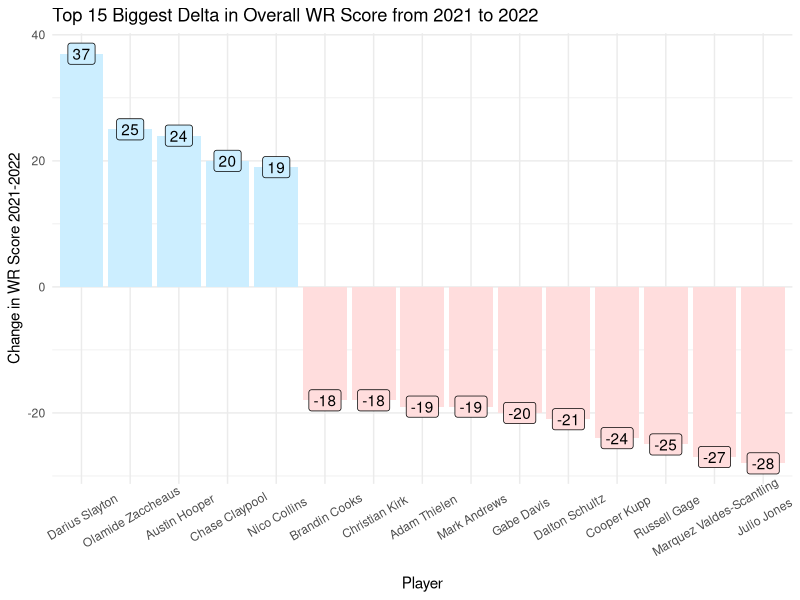
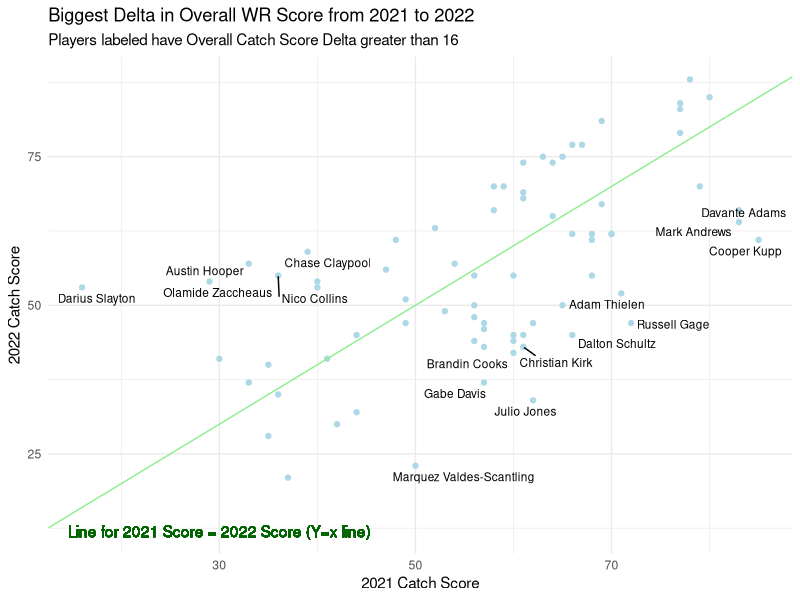
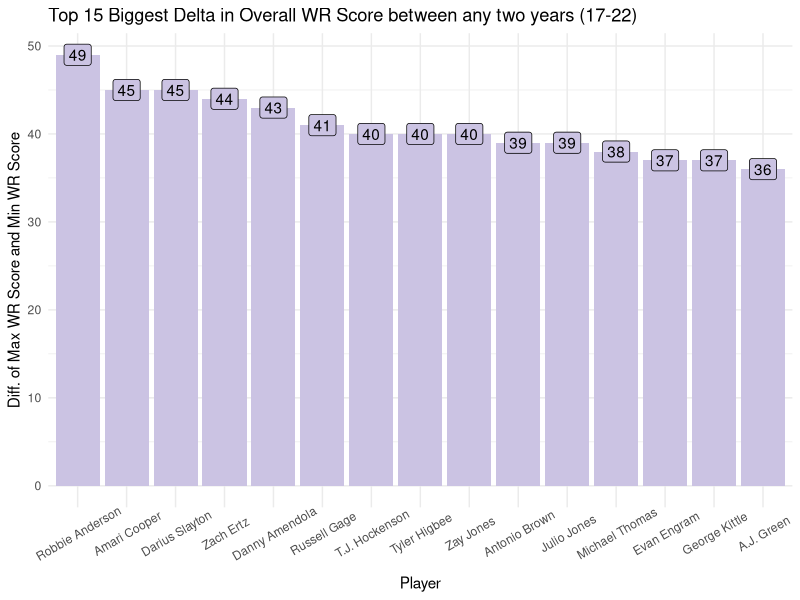
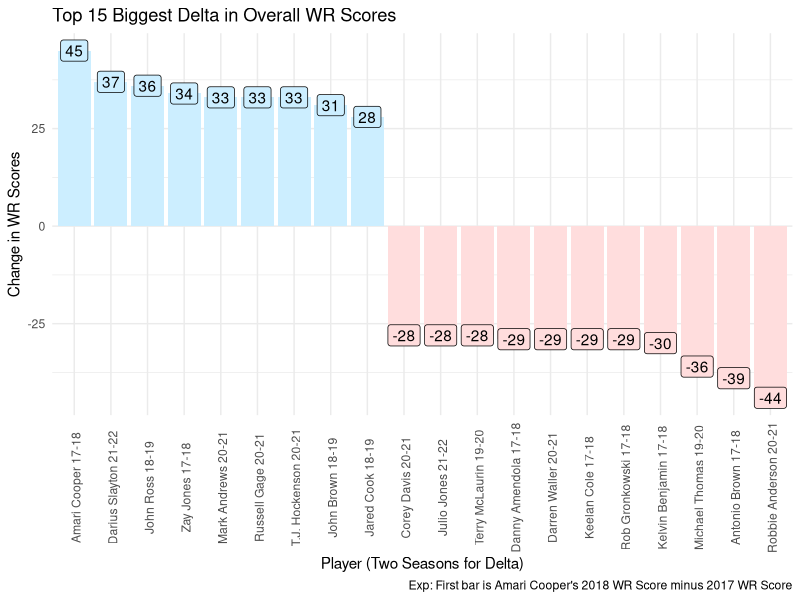
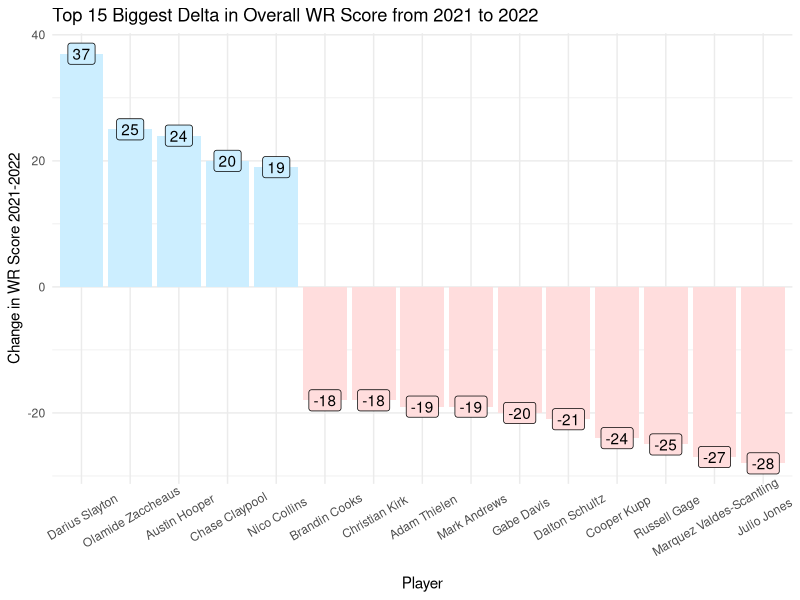
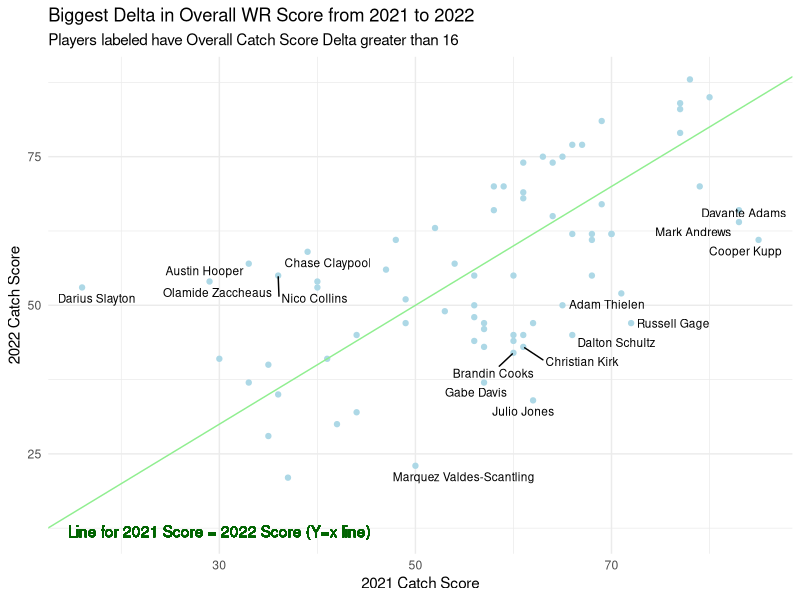
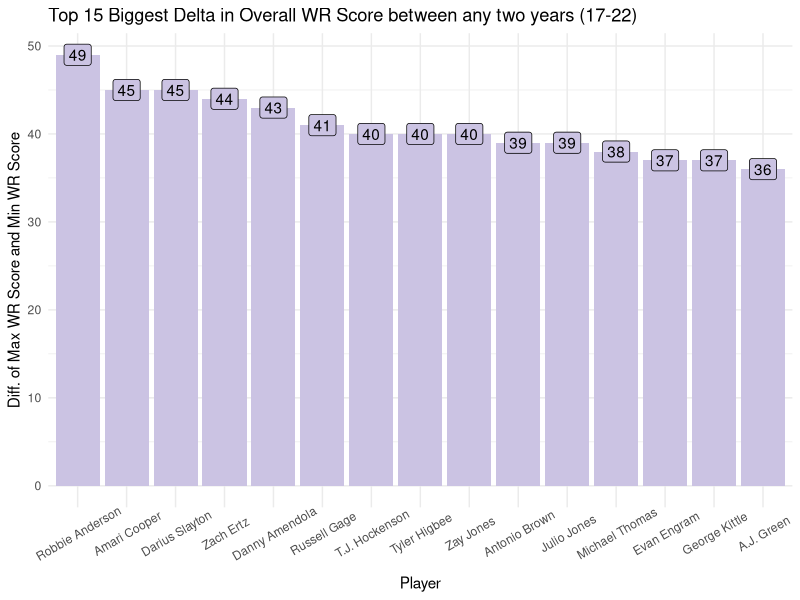
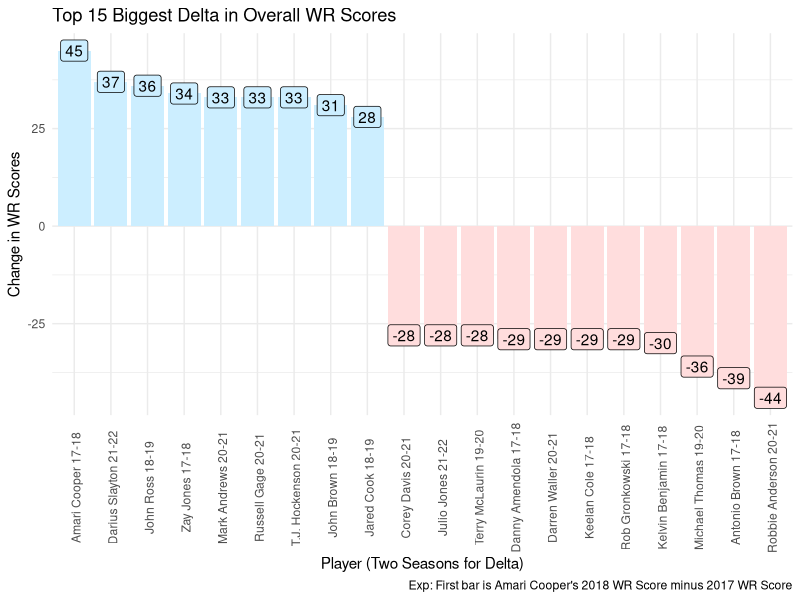

Source code (R) for these figures, in order:
## ---- chunk 1
library(dplyr)
library(tidyr)
library(ggplot2)
library(reshape2) 

## ---- chunk 2
data = read.csv("../Data/WR_Advanced_Stats - PivotData_Clean.csv")
head(data)
## ---- chunk 3
wrscore_21_22 = data %>%
  select(Player, X2021_Overall, X2022_Overall) %>%
  mutate(overall_delta = X2022_Overall - X2021_Overall) %>%
  mutate(overall_delta_abs = abs(overall_delta)) %>%
  na.exclude() %>%
  arrange(desc(overall_delta_abs))
  
  
wrscore_21_22 %>%
  head(15) %>%
  mutate(color = ifelse(overall_delta < 0, "#FFDDDD","#CCEEFF")) %>%
  ggplot(aes(x = reorder(Player, -overall_delta), y = overall_delta, fill = color, label = overall_delta)) + 
    geom_bar(stat="identity") +
    geom_label() +
    theme_minimal() +
    labs(title = "Top 15 Biggest Delta in Overall WR Score from 2021 to 2022",
         x = "Player", 
         y = "Change in WR Score 2021-2022") + 
    theme(axis.text.x = element_text(angle = 30, vjust = 0.7)) +
    scale_fill_identity(guide = FALSE)

ggsave("../Images/BiggestCatchScoreDelta_2021v2022.png", bg="white")

## ---- chunk 4
library(ggrepel)


wrscore_21_22 %>%
  ggplot(aes(x = X2021_Overall, y = X2022_Overall, label = Player)) + 
    geom_point(color = 'lightblue' ) +
    geom_text_repel(aes(label=ifelse(overall_delta_abs>16,as.character(Player),'')), vjust=0,hjust="inward",size = 3) +
    geom_abline(slope=1, intercept = 0, color = 'lightgreen') +
    geom_text(aes(30, 12, label = "Line for 2021 Score = 2022 Score (Y=x line)"), color = 'darkgreen') +
    theme_minimal() + 
    labs(title = "Biggest Delta in Overall WR Score from 2021 to 2022",
         subtitle = "Players labeled have Overall Catch Score Delta greater than 16",
         x = "2021 Catch Score", 
         y = "2022 Catch Score")

ggsave("../Images/CatchScore_2021v2022.png", bg="white")

## ---- chunk 5
data_overalls = data %>%
  select(Player, X2017_Overall, X2018_Overall, X2019_Overall, X2020_Overall, X2021_Overall, X2022_Overall)

data_overalls$max_overall <- apply(data_overalls[, 2:7], 1, max, na.rm=TRUE)
data_overalls$min_overall <- apply(data_overalls[, 2:7], 1, min, na.rm=TRUE)


wrscore_alldelta = data_overalls %>%
  mutate(overall_delta = max_overall - min_overall) %>%
  mutate(overall_delta_abs = abs(overall_delta)) %>%
  arrange(desc(overall_delta_abs))
  
  
wrscore_alldelta %>%
  head(15) %>%
  mutate(color = ifelse(overall_delta < 0, "#FFDDDD","#CCEEFF")) %>%
  ggplot(aes(x = reorder(Player, -overall_delta), y = overall_delta, fill = '#CBC3E3', label = overall_delta)) + 
    geom_bar(stat="identity") +
    geom_label() +
    theme_minimal() +
    labs(title = "Top 15 Biggest Delta in Overall WR Score between any two years (17-22)",
         x = "Player", 
         y = "Diff. of Max WR Score and Min WR Score") + 
    theme(axis.text.x = element_text(angle = 30, vjust = 0.7)) +
    scale_fill_identity(guide = FALSE)

ggsave("../Images/BiggestCatchScoreDelta_2017_2022.png", bg = 'white')

## ---- chunk 6
wrscore_21_22 = wrscore_21_22 %>%
  rename(Y0_Overall = X2021_Overall,
         Y1_Overall = X2022_Overall) %>%
  mutate(Player = paste(Player, "21-22"))

wrscore_20_21 = data %>%
  select(Player, X2020_Overall, X2021_Overall) %>%
  mutate(overall_delta = X2021_Overall - X2020_Overall) %>%
  mutate(overall_delta_abs = abs(overall_delta)) %>%
  na.exclude() %>%
  rename(Y0_Overall = X2020_Overall,
         Y1_Overall = X2021_Overall) %>%
  mutate(Player = paste(Player, "20-21"))

wrscore_19_20 = data %>%
  select(Player, X2019_Overall, X2020_Overall) %>%
  mutate(overall_delta = X2020_Overall - X2019_Overall) %>%
  mutate(overall_delta_abs = abs(overall_delta)) %>%
  na.exclude() %>%
  rename(Y0_Overall = X2019_Overall,
         Y1_Overall = X2020_Overall) %>%
  mutate(Player = paste(Player, "19-20"))

wrscore_18_19 = data %>%
  select(Player, X2018_Overall, X2019_Overall) %>%
  mutate(overall_delta = X2019_Overall - X2018_Overall) %>%
  mutate(overall_delta_abs = abs(overall_delta)) %>%
  na.exclude() %>%
  rename(Y0_Overall = X2018_Overall,
         Y1_Overall = X2019_Overall) %>%
  mutate(Player = paste(Player, "18-19"))

wrscore_17_18 = data %>%
  select(Player, X2017_Overall, X2018_Overall) %>%
  mutate(overall_delta = X2018_Overall - X2017_Overall) %>%
  mutate(overall_delta_abs = abs(overall_delta)) %>%
  na.exclude() %>%
  rename(Y0_Overall = X2018_Overall,
         Y1_Overall = X2017_Overall) %>%
  mutate(Player = paste(Player, "17-18"))


wrscore_deltas = rbind(wrscore_21_22, wrscore_20_21, wrscore_19_20, wrscore_18_19, wrscore_17_18) %>%
    arrange(desc(overall_delta_abs))
## ---- chunk 7
wrscore_deltas %>%
  head(20) %>%
  mutate(color = ifelse(overall_delta < 0, "#FFDDDD","#CCEEFF")) %>%
  ggplot(aes(x = reorder(Player, -overall_delta), y = overall_delta, fill = color, label = overall_delta)) + 
    geom_bar(stat="identity") +
    geom_label() +
    theme_minimal() +
    labs(title = "Top 15 Biggest Delta in Overall WR Scores",
         caption = "Exp: First bar is Amari Cooper's 2018 WR Score minus 2017 WR Score",
         x = "Player (Two Seasons for Delta)", 
         y = "Change in WR Scores") + 
    theme(axis.text.x = element_text(angle = 90, vjust = 0.7)) +
    scale_fill_identity(guide = FALSE)

ggsave("../Images/BiggestCatchScoreDelta_consecutive.png", bg = 'white')

## ---- chunk 8
data_overall = data %>%
  select(Player, X2017_Overall, X2018_Overall, X2019_Overall, X2020_Overall, X2021_Overall, X2022_Overall)

#get consecutive years 
data_overall$consecutive_years <- (apply(!is.na(data_overall[-1]),1,
            function(x) any(with(rle(x), lengths[values])>1)))+0

consecutiveyears_players = data_overall %>%
  filter(consecutive_years > 0) %>%
  select(Player) 

nrow(consecutiveyears_players)
